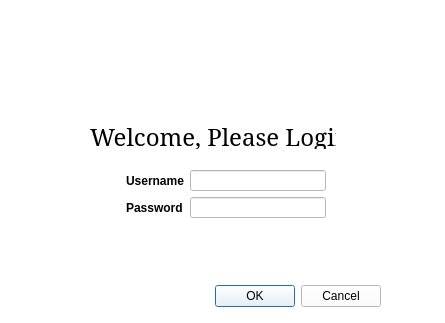
<?xml version="1.0" encoding="UTF-8"?>
<ui version="4.0">
 <class>Dialog</class>
 <widget class="QDialog" name="Dialog">
  <property name="geometry">
   <rect>
    <x>0</x>
    <y>0</y>
    <width>445</width>
    <height>323</height>
   </rect>
  </property>
  <property name="windowTitle">
   <string>Dialog</string>
  </property>
  <property name="styleSheet">
   <string notr="true">background-color: rgb(255, 255, 255);</string>
  </property>
  <property name="modal">
   <bool>true</bool>
  </property>
  <widget class="QDialogButtonBox" name="buttonBox">
   <property name="geometry">
    <rect>
     <x>40</x>
     <y>280</y>
     <width>341</width>
     <height>32</height>
    </rect>
   </property>
   <property name="orientation">
    <enum>Qt::Horizontal</enum>
   </property>
   <property name="standardButtons">
    <set>QDialogButtonBox::Cancel|QDialogButtonBox::Ok</set>
   </property>
  </widget>
  <widget class="QLabel" name="label">
   <property name="geometry">
    <rect>
     <x>90</x>
     <y>120</y>
     <width>246</width>
     <height>29</height>
    </rect>
   </property>
   <property name="font">
    <font>
     <family>Constantia</family>
     <pointsize>18</pointsize>
    </font>
   </property>
   <property name="text">
    <string>Welcome, Please Login</string>
   </property>
   <property name="textFormat">
    <enum>Qt::RichText</enum>
   </property>
  </widget>
  <widget class="QWidget" name="layoutWidget">
   <property name="geometry">
    <rect>
     <x>126</x>
     <y>170</y>
     <width>200</width>
     <height>48</height>
    </rect>
   </property>
   <layout class="QGridLayout" name="gridLayout">
    <item row="0" column="0">
     <widget class="QLabel" name="usernameLabel">
      <property name="font">
       <font>
        <pointsize>9</pointsize>
        <weight>75</weight>
        <bold>true</bold>
       </font>
      </property>
      <property name="inputMethodHints">
       <set>Qt::ImhNone</set>
      </property>
      <property name="text">
       <string>Username</string>
      </property>
     </widget>
    </item>
    <item row="0" column="1">
     <widget class="QLineEdit" name="userNameBox">
      <property name="font">
       <font>
        <pointsize>9</pointsize>
       </font>
      </property>
     </widget>
    </item>
    <item row="1" column="0">
     <widget class="QLabel" name="pswdLabel">
      <property name="font">
       <font>
        <pointsize>9</pointsize>
        <weight>75</weight>
        <bold>true</bold>
       </font>
      </property>
      <property name="text">
       <string>Password</string>
      </property>
     </widget>
    </item>
    <item row="1" column="1">
     <widget class="QLineEdit" name="pswdBox">
      <property name="font">
       <font>
        <pointsize>9</pointsize>
       </font>
      </property>
      <property name="inputMethodHints">
       <set>Qt::ImhHiddenText|Qt::ImhNoAutoUppercase|Qt::ImhNoPredictiveText</set>
      </property>
      <property name="echoMode">
       <enum>QLineEdit::Password</enum>
      </property>
     </widget>
    </item>
   </layout>
  </widget>
 </widget>
 <tabstops>
  <tabstop>userNameBox</tabstop>
  <tabstop>pswdBox</tabstop>
  <tabstop>buttonBox</tabstop>
 </tabstops>
 <resources>
  <include location="resources.qrc"/>
 </resources>
 <connections>
  <connection>
   <sender>buttonBox</sender>
   <signal>accepted()</signal>
   <receiver>Dialog</receiver>
   <slot>accept()</slot>
   <hints>
    <hint type="sourcelabel">
     <x>248</x>
     <y>254</y>
    </hint>
    <hint type="destinationlabel">
     <x>157</x>
     <y>274</y>
    </hint>
   </hints>
  </connection>
  <connection>
   <sender>buttonBox</sender>
   <signal>rejected()</signal>
   <receiver>Dialog</receiver>
   <slot>reject()</slot>
   <hints>
    <hint type="sourcelabel">
     <x>316</x>
     <y>260</y>
    </hint>
    <hint type="destinationlabel">
     <x>286</x>
     <y>274</y>
    </hint>
   </hints>
  </connection>
 </connections>
</ui>
